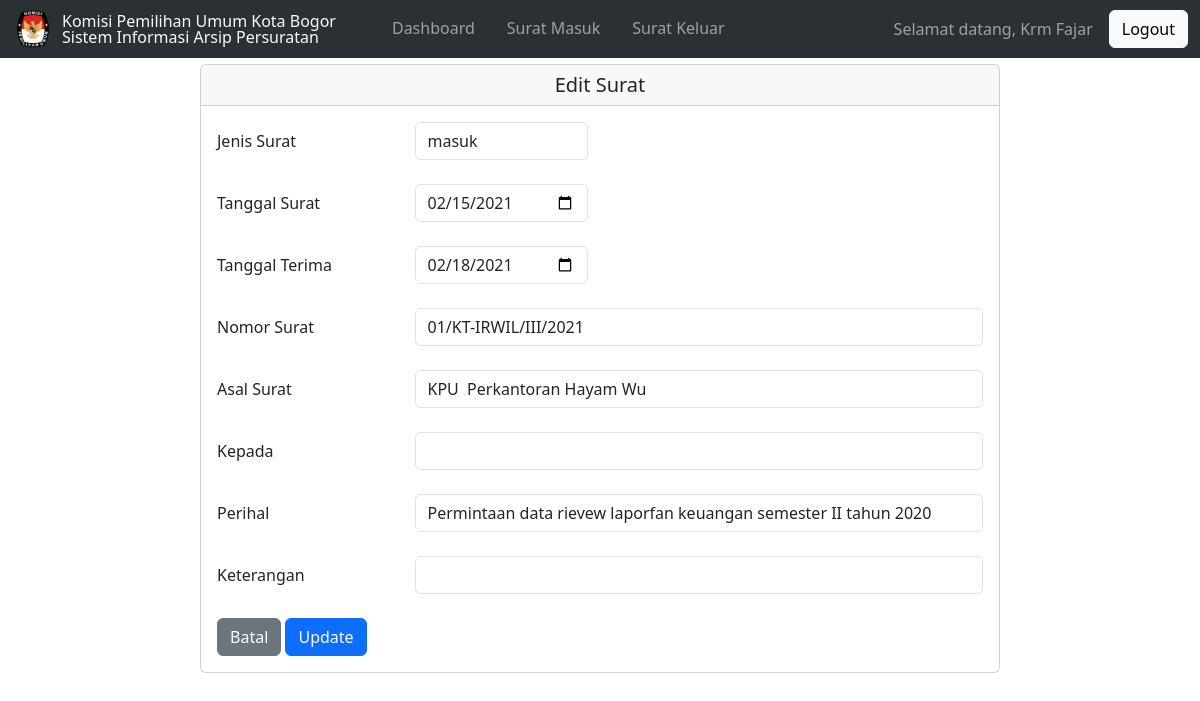
Screenshot of /edit.php?id=6 (signed in) with the database file from the repository.
### tables this page shows
CREATE TABLE `pengguna` (
  `id` int(11) NOT NULL,
  `nip` int(11) NOT NULL,
  `nama_lengkap` varchar(25) NOT NULL,
  `password` char(255) NOT NULL,
  `tgl_akun` datetime NOT NULL DEFAULT current_timestamp()
);

CREATE TABLE `surat` (
  `id` int(11) NOT NULL,
  `jenis` varchar(25) NOT NULL,
  `tgl_surat` date NOT NULL,
  `tgl_terima` date DEFAULT NULL,
  `nomor` varchar(25) NOT NULL,
  `asal` varchar(25) DEFAULT NULL,
  `kepada` varchar(25) DEFAULT NULL,
  `perihal` char(255) NOT NULL,
  `ket` char(255) DEFAULT NULL
);

### edit.php (the view, shortened to what this page needs)
<?php
include('header.php');
include('database.php');
if (isset($_GET['id'])) {
    if (!empty($_GET['id'])) {
        $id = $_GET['id'];
        $data = $db_koneksi->query("SELECT * FROM surat WHERE id = $id");
        if (mysqli_num_rows($data) > 0) {
            $row = $data->fetch_row();
            $jenis = $row[1];
            $tgl_surat = $row[2];
            $tgl_terima = $row[3];
            $nomor = $row[4];
            $asal = $row[5];
            $kepada = $row[6];
            $perihal = $row[7];
            $ket = $row[8];
        } else {
            echo "Data tidak ditemukan!";
            exit;
        }
    } else {
        header("Location: dashboard.php");
    }
} else {
    header("Location: dashboard.php");
}
?>
<body>
    <div class="card m-auto">
        <h5 class="card-header text-center">Edit Surat</h5>
        <div class="card-body">
            <form action="<?php $_SERVER["PHP_SELF"] ?>" method="post">
                <div class="row">
                    <label for="jenis" class="col-sm-3 col-form-label">Jenis Surat</label>
                    <div class="col-sm-3">
                        <select id="jenis" name="jenis" class="form-control">
                            <option value="masuk" <?php echo $select = ($jenis == 'masuk') ? 'selected' : '' ?>>masuk</option>
                        </select><br>
                    </div>
                </div>
                <div class="row">
                    <label for="tgl_surat" class="col-sm-3 col-form-label">Tanggal Surat</label>
                    <div class="col-sm-3">
                        <input type="date" name="tgl_surat" class="form-control" value="<?php echo $tgl_surat; ?>"><br>
                    </div>
                </div>
                <div class="row">
                    <label for="tgl_terima" class="col-sm-3 col-form-label">Tanggal Terima</label>
                    <div class="col-sm-3">
                        <input type="date" name="tgl_terima" class="form-control" value="<?php echo $tgl_terima; ?>"><br>
                    </div>
                </div>
                <div class="row">
                    <label for="nomor" class="col-sm-3 col-form-label">Nomor Surat</label>
                    <div class="col-sm-9">
                        <input type="text" name="nomor" class="form-control" value="<?php echo $nomor ?>"><br>
                    </div>
                </div>
                <div class="row">
                    <label for="asal" class="col-sm-3 col-form-label">Asal Surat</label>
                    <div class="col-sm-9">
                        <input type="text" name="asal" class="form-control" value="<?php echo $asal ?>"><br>
                    </div>
                </div>
                <div class="row">
                    <label for="kepada" class="col-sm-3 col-form-label">Kepada</label>
                    <div class="col-sm-9">
                        <input type="text" name="kepada" class="form-control" value="<?php echo $kepada ?>"><br>
                    </div>
                </div>
                <div class="row">
                    <label for="perihal" class="col-sm-3 col-form-label">Perihal</label>
                    <div class="col-sm-9">
                        <input type="text" name="perihal" class="form-control" value="<?php echo $perihal ?>"><br>
                    </div>
                </div>
                <div class="row">
                    <label for="ket" class="col-sm-3 col-form-label">Keterangan</label>
                    <div class="col-sm-9">
                        <input type="text" name="ket" class="form-control" value="<?php echo $ket ?>"><br>
                    </div>
                </div>
                <a class="btn btn-secondary" href="<?php echo 'surat_' . $jenis . '.php' ?>">Batal</a>
                <input class="btn btn-primary" type="submit" name="submit" value="Update">
            </form>
        </div>
    </div>
</body>

### header.php (shortened to what this page needs)
<?php
include('database.php');
if (!empty($_SESSION["nip"])) {
    $nip = $_SESSION["nip"];
    $sql = "SELECT * FROM pengguna WHERE nip = '$nip'";
    $result = mysqli_query($db_koneksi, $sql);
    if (mysqli_num_rows($result) > 0) {
        $row = mysqli_fetch_assoc($result);
        $nama = $row["nama_lengkap"];
    } else {
        header("Location: index.php");
    }
} else {
    header("Location: index.php");
}
$halaman = str_replace(".php", "", explode('/', $_SERVER['REQUEST_URI'])[2]);
?>
<!DOCTYPE html>
<html lang="en">
<head>
    <link href="https://cdn.jsdelivr.net/npm/bootstrap@5.3.0-alpha3/dist/css/bootstrap.min.css" rel="stylesheet">
</head>
<header class="pb-5 mb-3">
    <nav class="navbar fixed-top navbar-expand-lg bg-body-tertiary bg-dark" data-bs-theme="dark">
        <div class="container-fluid">
            <div class="d-flex align-items-center me-5 text-light">
                <div class="flex-shrink-0">
                    <img src="logo.png" width="42">
                </div>
                <div class="flex-grow-1 ms-2 fs-6 lh-1 text-start">
                    Komisi Pemilihan Umum Kota Bogor<br>
                    Sistem Informasi Arsip Persuratan
                </div>
            </div>
            <div class="collapse navbar-collapse" id="navbarText">
                <ul class="navbar-nav nav-underline me-auto mb-2 mb-lg-0">
                    <li class="nav-item">
                        <a class="nav-link <?php echo ($halaman == 'dashboard' ? "active" : "") ?>" href="dashboard.php">Dashboard</a>
                    </li>
                    <li class="nav-item">
                        <a class="nav-link <?php echo ($halaman == 'surat_masuk' ? "active" : "") ?>" href="surat_masuk.php">Surat Masuk</a>
                    </li>
                    <li class="nav-item">
                        <a class="nav-link <?php echo ($halaman == 'surat_keluar' ? "active" : "") ?>" href="surat_keluar.php">Surat Keluar</a>
                    </li>
                </ul>
                <span class="navbar-text mx-3">
                    Selamat datang, <?php echo $nama ?>
                </span>
                <form action="<?php $_SERVER["PHP_SELF"] ?>" method="post">
                    <input class="btn btn-light" type="submit" name="logout" value="Logout">
                </form>
            </div>
        </div>
    </nav>
</header>
</html>

### edit.php (style rules this page uses)
.card { width: 800px; }

### rows the page displays
pengguna: nama_lengkap "Krm Fajar"
surat: tgl_surat "02/15/2021", tgl_terima "02/18/2021", nomor "01/KT-IRWIL/III/2021", asal "KPU Perkantoran Hayam Wu", perihal "Permintaan data rievew laporfan keuangan semester II tahun 2020"
